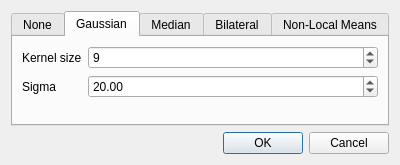
<?xml version="1.0" encoding="UTF-8"?>
<ui version="4.0">
 <class>NoiseFilterDialog</class>
 <widget class="QDialog" name="NoiseFilterDialog">
  <property name="windowModality">
   <enum>Qt::ApplicationModal</enum>
  </property>
  <property name="geometry">
   <rect>
    <x>0</x>
    <y>0</y>
    <width>400</width>
    <height>165</height>
   </rect>
  </property>
  <property name="sizePolicy">
   <sizepolicy hsizetype="Fixed" vsizetype="Fixed">
    <horstretch>0</horstretch>
    <verstretch>0</verstretch>
   </sizepolicy>
  </property>
  <property name="windowTitle">
   <string>Configure Noise Filtering</string>
  </property>
  <property name="sizeGripEnabled">
   <bool>false</bool>
  </property>
  <property name="modal">
   <bool>true</bool>
  </property>
  <layout class="QVBoxLayout" name="verticalLayout">
   <item>
    <widget class="QTabWidget" name="NoneTab">
     <property name="tabPosition">
      <enum>QTabWidget::North</enum>
     </property>
     <property name="tabShape">
      <enum>QTabWidget::Rounded</enum>
     </property>
     <property name="currentIndex">
      <number>1</number>
     </property>
     <property name="elideMode">
      <enum>Qt::ElideNone</enum>
     </property>
     <property name="tabsClosable">
      <bool>false</bool>
     </property>
     <widget class="QWidget" name="tab">
      <attribute name="title">
       <string>None</string>
      </attribute>
     </widget>
     <widget class="QWidget" name="GaussianTab">
      <attribute name="title">
       <string>Gaussian</string>
      </attribute>
      <layout class="QFormLayout" name="formLayout">
       <item row="0" column="0">
        <widget class="QLabel" name="label_2">
         <property name="text">
          <string>Kernel size</string>
         </property>
        </widget>
       </item>
       <item row="0" column="1">
        <widget class="QSpinBox" name="kernel">
         <property name="buttonSymbols">
          <enum>QAbstractSpinBox::UpDownArrows</enum>
         </property>
         <property name="minimum">
          <number>0</number>
         </property>
         <property name="singleStep">
          <number>2</number>
         </property>
         <property name="value">
          <number>9</number>
         </property>
        </widget>
       </item>
       <item row="1" column="0">
        <widget class="QLabel" name="label_3">
         <property name="text">
          <string>Sigma</string>
         </property>
        </widget>
       </item>
       <item row="1" column="1">
        <widget class="QDoubleSpinBox" name="gaussianSigma">
         <property name="value">
          <double>20.000000000000000</double>
         </property>
        </widget>
       </item>
      </layout>
     </widget>
     <widget class="QWidget" name="MedianTab">
      <attribute name="title">
       <string>Median</string>
      </attribute>
      <layout class="QFormLayout" name="formLayout_2">
       <item row="0" column="0">
        <widget class="QLabel" name="label_4">
         <property name="text">
          <string>Neighbourhood</string>
         </property>
        </widget>
       </item>
       <item row="0" column="1">
        <widget class="QSpinBox" name="size">
         <property name="singleStep">
          <number>2</number>
         </property>
         <property name="value">
          <number>5</number>
         </property>
        </widget>
       </item>
      </layout>
     </widget>
     <widget class="QWidget" name="BilateralTab">
      <attribute name="title">
       <string>Bilateral</string>
      </attribute>
      <layout class="QFormLayout" name="formLayout_3">
       <item row="0" column="0">
        <widget class="QLabel" name="label_5">
         <property name="text">
          <string>Neighbourhood</string>
         </property>
        </widget>
       </item>
       <item row="0" column="1">
        <widget class="QSpinBox" name="d">
         <property name="value">
          <number>5</number>
         </property>
        </widget>
       </item>
       <item row="1" column="0">
        <widget class="QLabel" name="label_6">
         <property name="text">
          <string>Sigma</string>
         </property>
        </widget>
       </item>
       <item row="1" column="1">
        <widget class="QDoubleSpinBox" name="bilateralSigma">
         <property name="value">
          <double>30.000000000000000</double>
         </property>
        </widget>
       </item>
      </layout>
     </widget>
     <widget class="QWidget" name="NonLocalMeansTab">
      <attribute name="title">
       <string>Non-Local Means</string>
      </attribute>
      <widget class="QLabel" name="label">
       <property name="geometry">
        <rect>
         <x>10</x>
         <y>10</y>
         <width>361</width>
         <height>21</height>
        </rect>
       </property>
       <property name="text">
        <string>&lt;html&gt;&lt;head/&gt;&lt;body&gt;&lt;p&gt;Warning: Non-local means noise filtering is &lt;span style=&quot; font-weight:600;&quot;&gt;extremely&lt;/span&gt; slow!&lt;/p&gt;&lt;/body&gt;&lt;/html&gt;</string>
       </property>
      </widget>
     </widget>
    </widget>
   </item>
   <item>
    <widget class="QDialogButtonBox" name="buttonBox">
     <property name="orientation">
      <enum>Qt::Horizontal</enum>
     </property>
     <property name="standardButtons">
      <set>QDialogButtonBox::Cancel|QDialogButtonBox::Ok</set>
     </property>
    </widget>
   </item>
  </layout>
 </widget>
 <resources/>
 <connections>
  <connection>
   <sender>buttonBox</sender>
   <signal>accepted()</signal>
   <receiver>NoiseFilterDialog</receiver>
   <slot>accept()</slot>
   <hints>
    <hint type="sourcelabel">
     <x>248</x>
     <y>254</y>
    </hint>
    <hint type="destinationlabel">
     <x>157</x>
     <y>274</y>
    </hint>
   </hints>
  </connection>
  <connection>
   <sender>buttonBox</sender>
   <signal>rejected()</signal>
   <receiver>NoiseFilterDialog</receiver>
   <slot>reject()</slot>
   <hints>
    <hint type="sourcelabel">
     <x>316</x>
     <y>260</y>
    </hint>
    <hint type="destinationlabel">
     <x>286</x>
     <y>274</y>
    </hint>
   </hints>
  </connection>
 </connections>
</ui>
